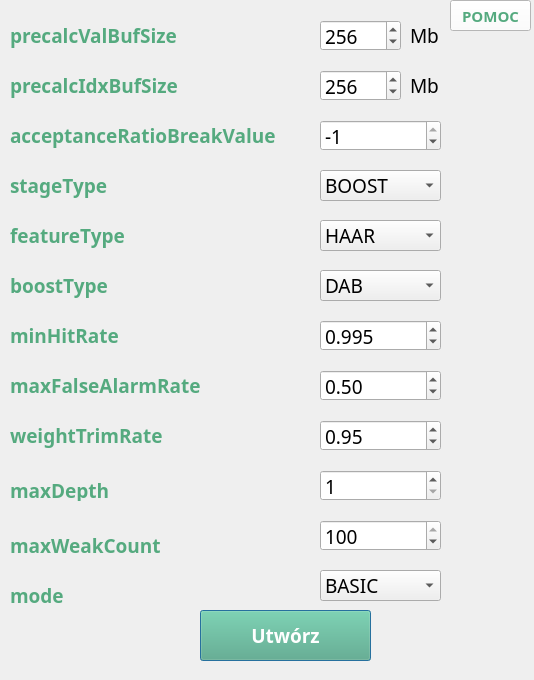
<?xml version="1.0" encoding="UTF-8"?>
<ui version="4.0">
 <class>Dialog</class>
 <widget class="QDialog" name="Dialog">
  <property name="geometry">
   <rect>
    <x>0</x>
    <y>0</y>
    <width>534</width>
    <height>680</height>
   </rect>
  </property>
  <property name="minimumSize">
   <size>
    <width>534</width>
    <height>680</height>
   </size>
  </property>
  <property name="maximumSize">
   <size>
    <width>534</width>
    <height>780</height>
   </size>
  </property>
  <property name="mouseTracking">
   <bool>false</bool>
  </property>
  <property name="windowTitle">
   <string>Dialog</string>
  </property>
  <property name="styleSheet">
   <string notr="true"/>
  </property>
  <widget class="QLabel" name="label_precalcValBufSize">
   <property name="geometry">
    <rect>
     <x>10</x>
     <y>20</y>
     <width>251</width>
     <height>31</height>
    </rect>
   </property>
   <property name="font">
    <font>
     <family>Century Gothic</family>
     <pointsize>14</pointsize>
     <weight>75</weight>
     <bold>true</bold>
    </font>
   </property>
   <property name="styleSheet">
    <string notr="true">color: rgb(85, 170, 127);</string>
   </property>
   <property name="text">
    <string>precalcValBufSize</string>
   </property>
  </widget>
  <widget class="QLabel" name="label_precalcIdxBufSize">
   <property name="geometry">
    <rect>
     <x>10</x>
     <y>70</y>
     <width>241</width>
     <height>31</height>
    </rect>
   </property>
   <property name="font">
    <font>
     <family>Century Gothic</family>
     <pointsize>14</pointsize>
     <weight>75</weight>
     <bold>true</bold>
    </font>
   </property>
   <property name="styleSheet">
    <string notr="true">color: rgb(85, 170, 127);</string>
   </property>
   <property name="text">
    <string>precalcIdxBufSize</string>
   </property>
  </widget>
  <widget class="QLabel" name="label_acceptanceRatioBreakValue">
   <property name="geometry">
    <rect>
     <x>10</x>
     <y>110</y>
     <width>321</width>
     <height>51</height>
    </rect>
   </property>
   <property name="font">
    <font>
     <family>Century Gothic</family>
     <pointsize>14</pointsize>
     <weight>75</weight>
     <bold>true</bold>
    </font>
   </property>
   <property name="styleSheet">
    <string notr="true">color: rgb(85, 170, 127);</string>
   </property>
   <property name="text">
    <string>acceptanceRatioBreakValue</string>
   </property>
  </widget>
  <widget class="QLabel" name="label_stageType">
   <property name="geometry">
    <rect>
     <x>10</x>
     <y>170</y>
     <width>201</width>
     <height>31</height>
    </rect>
   </property>
   <property name="font">
    <font>
     <family>Century Gothic</family>
     <pointsize>14</pointsize>
     <weight>75</weight>
     <bold>true</bold>
    </font>
   </property>
   <property name="styleSheet">
    <string notr="true">color: rgb(85, 170, 127);</string>
   </property>
   <property name="text">
    <string>stageType</string>
   </property>
  </widget>
  <widget class="QLabel" name="label_featureType">
   <property name="geometry">
    <rect>
     <x>10</x>
     <y>210</y>
     <width>231</width>
     <height>51</height>
    </rect>
   </property>
   <property name="font">
    <font>
     <family>Century Gothic</family>
     <pointsize>14</pointsize>
     <weight>75</weight>
     <bold>true</bold>
    </font>
   </property>
   <property name="styleSheet">
    <string notr="true">color: rgb(85, 170, 127);</string>
   </property>
   <property name="text">
    <string>featureType</string>
   </property>
  </widget>
  <widget class="QLabel" name="label_boostType">
   <property name="geometry">
    <rect>
     <x>10</x>
     <y>260</y>
     <width>161</width>
     <height>51</height>
    </rect>
   </property>
   <property name="font">
    <font>
     <family>Century Gothic</family>
     <pointsize>14</pointsize>
     <weight>75</weight>
     <bold>true</bold>
    </font>
   </property>
   <property name="styleSheet">
    <string notr="true">color: rgb(85, 170, 127);</string>
   </property>
   <property name="text">
    <string>boostType</string>
   </property>
  </widget>
  <widget class="QLabel" name="label_minHitRate">
   <property name="geometry">
    <rect>
     <x>10</x>
     <y>320</y>
     <width>231</width>
     <height>31</height>
    </rect>
   </property>
   <property name="font">
    <font>
     <family>Century Gothic</family>
     <pointsize>14</pointsize>
     <weight>75</weight>
     <bold>true</bold>
    </font>
   </property>
   <property name="styleSheet">
    <string notr="true">color: rgb(85, 170, 127);</string>
   </property>
   <property name="text">
    <string>minHitRate</string>
   </property>
  </widget>
  <widget class="QLabel" name="label_maxFalseAlarmRate">
   <property name="geometry">
    <rect>
     <x>10</x>
     <y>370</y>
     <width>321</width>
     <height>31</height>
    </rect>
   </property>
   <property name="font">
    <font>
     <family>Century Gothic</family>
     <pointsize>14</pointsize>
     <weight>75</weight>
     <bold>true</bold>
    </font>
   </property>
   <property name="styleSheet">
    <string notr="true">color: rgb(85, 170, 127);</string>
   </property>
   <property name="text">
    <string>maxFalseAlarmRate</string>
   </property>
  </widget>
  <widget class="QLabel" name="label_weightTrimRate">
   <property name="geometry">
    <rect>
     <x>10</x>
     <y>420</y>
     <width>231</width>
     <height>31</height>
    </rect>
   </property>
   <property name="font">
    <font>
     <family>Century Gothic</family>
     <pointsize>14</pointsize>
     <weight>75</weight>
     <bold>true</bold>
    </font>
   </property>
   <property name="styleSheet">
    <string notr="true">color: rgb(85, 170, 127);</string>
   </property>
   <property name="text">
    <string>weightTrimRate</string>
   </property>
  </widget>
  <widget class="QLabel" name="label_maxDepth">
   <property name="geometry">
    <rect>
     <x>10</x>
     <y>480</y>
     <width>221</width>
     <height>21</height>
    </rect>
   </property>
   <property name="font">
    <font>
     <family>Century Gothic</family>
     <pointsize>14</pointsize>
     <weight>75</weight>
     <bold>true</bold>
    </font>
   </property>
   <property name="styleSheet">
    <string notr="true">color: rgb(85, 170, 127);</string>
   </property>
   <property name="text">
    <string>maxDepth</string>
   </property>
  </widget>
  <widget class="QLabel" name="label_maxWeakCount">
   <property name="geometry">
    <rect>
     <x>10</x>
     <y>530</y>
     <width>221</width>
     <height>31</height>
    </rect>
   </property>
   <property name="font">
    <font>
     <family>Century Gothic</family>
     <pointsize>14</pointsize>
     <weight>75</weight>
     <bold>true</bold>
    </font>
   </property>
   <property name="styleSheet">
    <string notr="true">color: rgb(85, 170, 127);</string>
   </property>
   <property name="text">
    <string>maxWeakCount</string>
   </property>
  </widget>
  <widget class="QLabel" name="label_mode">
   <property name="geometry">
    <rect>
     <x>10</x>
     <y>580</y>
     <width>111</width>
     <height>31</height>
    </rect>
   </property>
   <property name="font">
    <font>
     <family>Century Gothic</family>
     <pointsize>14</pointsize>
     <weight>75</weight>
     <bold>true</bold>
    </font>
   </property>
   <property name="styleSheet">
    <string notr="true">color: rgb(85, 170, 127);</string>
   </property>
   <property name="text">
    <string>mode</string>
   </property>
  </widget>
  <widget class="QComboBox" name="comboBox_featureType">
   <property name="geometry">
    <rect>
     <x>320</x>
     <y>220</y>
     <width>121</width>
     <height>31</height>
    </rect>
   </property>
   <property name="font">
    <font>
     <family>Century Gothic</family>
     <pointsize>14</pointsize>
    </font>
   </property>
   <item>
    <property name="text">
     <string>HAAR</string>
    </property>
   </item>
   <item>
    <property name="text">
     <string>LBP</string>
    </property>
   </item>
  </widget>
  <widget class="QComboBox" name="comboBox_stageType">
   <property name="geometry">
    <rect>
     <x>320</x>
     <y>170</y>
     <width>121</width>
     <height>31</height>
    </rect>
   </property>
   <property name="font">
    <font>
     <family>Century Gothic</family>
     <pointsize>14</pointsize>
    </font>
   </property>
   <item>
    <property name="text">
     <string>BOOST</string>
    </property>
   </item>
  </widget>
  <widget class="QComboBox" name="comboBox_mode">
   <property name="geometry">
    <rect>
     <x>320</x>
     <y>570</y>
     <width>121</width>
     <height>31</height>
    </rect>
   </property>
   <property name="font">
    <font>
     <family>Century Gothic</family>
     <pointsize>14</pointsize>
    </font>
   </property>
   <item>
    <property name="text">
     <string>BASIC</string>
    </property>
   </item>
   <item>
    <property name="text">
     <string>CORE</string>
    </property>
   </item>
   <item>
    <property name="text">
     <string>ALL</string>
    </property>
   </item>
  </widget>
  <widget class="QComboBox" name="comboBox_boostType">
   <property name="geometry">
    <rect>
     <x>320</x>
     <y>270</y>
     <width>121</width>
     <height>31</height>
    </rect>
   </property>
   <property name="font">
    <font>
     <family>Century Gothic</family>
     <pointsize>14</pointsize>
    </font>
   </property>
   <item>
    <property name="text">
     <string>DAB</string>
    </property>
   </item>
   <item>
    <property name="text">
     <string>RAB</string>
    </property>
   </item>
   <item>
    <property name="text">
     <string>LB</string>
    </property>
   </item>
   <item>
    <property name="text">
     <string>GAB</string>
    </property>
   </item>
  </widget>
  <widget class="QPushButton" name="button_train_cascade">
   <property name="enabled">
    <bool>true</bool>
   </property>
   <property name="geometry">
    <rect>
     <x>200</x>
     <y>610</y>
     <width>171</width>
     <height>51</height>
    </rect>
   </property>
   <property name="font">
    <font>
     <family>Century Gothic</family>
     <pointsize>14</pointsize>
     <weight>75</weight>
     <bold>true</bold>
    </font>
   </property>
   <property name="styleSheet">
    <string notr="true">color: rgb(255, 255, 255);
background: rgb(85, 170, 127)
</string>
   </property>
   <property name="text">
    <string>Utwórz</string>
   </property>
  </widget>
  <widget class="QDoubleSpinBox" name="text_maxFalseAlarmRate">
   <property name="geometry">
    <rect>
     <x>320</x>
     <y>370</y>
     <width>121</width>
     <height>31</height>
    </rect>
   </property>
   <property name="font">
    <font>
     <family>Century Gothic</family>
     <pointsize>14</pointsize>
    </font>
   </property>
   <property name="maximum">
    <double>1.000000000000000</double>
   </property>
   <property name="singleStep">
    <double>0.050000000000000</double>
   </property>
   <property name="value">
    <double>0.500000000000000</double>
   </property>
  </widget>
  <widget class="QDoubleSpinBox" name="text_weightTrimRate">
   <property name="geometry">
    <rect>
     <x>320</x>
     <y>420</y>
     <width>121</width>
     <height>31</height>
    </rect>
   </property>
   <property name="font">
    <font>
     <family>Century Gothic</family>
     <pointsize>14</pointsize>
    </font>
   </property>
   <property name="maximum">
    <double>1.000000000000000</double>
   </property>
   <property name="singleStep">
    <double>0.050000000000000</double>
   </property>
   <property name="value">
    <double>0.950000000000000</double>
   </property>
  </widget>
  <widget class="QDoubleSpinBox" name="text_minHitRate">
   <property name="geometry">
    <rect>
     <x>320</x>
     <y>320</y>
     <width>121</width>
     <height>31</height>
    </rect>
   </property>
   <property name="font">
    <font>
     <family>Century Gothic</family>
     <pointsize>14</pointsize>
    </font>
   </property>
   <property name="decimals">
    <number>3</number>
   </property>
   <property name="maximum">
    <double>1.000000000000000</double>
   </property>
   <property name="singleStep">
    <double>0.005000000000000</double>
   </property>
   <property name="value">
    <double>0.995000000000000</double>
   </property>
  </widget>
  <widget class="QSpinBox" name="text_precalcValBufSize">
   <property name="geometry">
    <rect>
     <x>320</x>
     <y>20</y>
     <width>81</width>
     <height>31</height>
    </rect>
   </property>
   <property name="font">
    <font>
     <family>Century Gothic</family>
     <pointsize>14</pointsize>
    </font>
   </property>
   <property name="minimum">
    <number>1</number>
   </property>
   <property name="maximum">
    <number>100000000</number>
   </property>
   <property name="singleStep">
    <number>1</number>
   </property>
   <property name="value">
    <number>256</number>
   </property>
  </widget>
  <widget class="QSpinBox" name="text_precalcIdxBufSize">
   <property name="geometry">
    <rect>
     <x>320</x>
     <y>70</y>
     <width>81</width>
     <height>31</height>
    </rect>
   </property>
   <property name="font">
    <font>
     <family>Century Gothic</family>
     <pointsize>14</pointsize>
    </font>
   </property>
   <property name="minimum">
    <number>1</number>
   </property>
   <property name="maximum">
    <number>100000000</number>
   </property>
   <property name="value">
    <number>256</number>
   </property>
  </widget>
  <widget class="QSpinBox" name="text_acceptanceRatioBreakValue">
   <property name="geometry">
    <rect>
     <x>320</x>
     <y>120</y>
     <width>121</width>
     <height>31</height>
    </rect>
   </property>
   <property name="font">
    <font>
     <family>Century Gothic</family>
     <pointsize>14</pointsize>
    </font>
   </property>
   <property name="minimum">
    <number>-10</number>
   </property>
   <property name="maximum">
    <number>-1</number>
   </property>
   <property name="value">
    <number>-1</number>
   </property>
  </widget>
  <widget class="QSpinBox" name="text_maxDepth">
   <property name="geometry">
    <rect>
     <x>320</x>
     <y>470</y>
     <width>121</width>
     <height>31</height>
    </rect>
   </property>
   <property name="font">
    <font>
     <family>Century Gothic</family>
     <pointsize>14</pointsize>
    </font>
   </property>
   <property name="minimum">
    <number>1</number>
   </property>
   <property name="value">
    <number>1</number>
   </property>
  </widget>
  <widget class="QSpinBox" name="text_maxWeakCount">
   <property name="geometry">
    <rect>
     <x>320</x>
     <y>520</y>
     <width>121</width>
     <height>31</height>
    </rect>
   </property>
   <property name="font">
    <font>
     <family>Century Gothic</family>
     <pointsize>14</pointsize>
    </font>
   </property>
   <property name="maximum">
    <number>100</number>
   </property>
   <property name="value">
    <number>100</number>
   </property>
  </widget>
  <widget class="QLabel" name="label_precalcValBufSize_4">
   <property name="geometry">
    <rect>
     <x>410</x>
     <y>20</y>
     <width>31</width>
     <height>31</height>
    </rect>
   </property>
   <property name="font">
    <font>
     <family>Century Gothic</family>
     <pointsize>14</pointsize>
    </font>
   </property>
   <property name="text">
    <string>&lt;html&gt;&lt;head/&gt;&lt;body&gt;&lt;p&gt;Mb&lt;/p&gt;&lt;/body&gt;&lt;/html&gt;</string>
   </property>
  </widget>
  <widget class="QLabel" name="label_precalcValBufSize_5">
   <property name="geometry">
    <rect>
     <x>410</x>
     <y>70</y>
     <width>31</width>
     <height>31</height>
    </rect>
   </property>
   <property name="font">
    <font>
     <family>Century Gothic</family>
     <pointsize>14</pointsize>
    </font>
   </property>
   <property name="text">
    <string>&lt;html&gt;&lt;head/&gt;&lt;body&gt;&lt;p&gt;Mb&lt;/p&gt;&lt;/body&gt;&lt;/html&gt;</string>
   </property>
  </widget>
  <widget class="QPushButton" name="button_help">
   <property name="geometry">
    <rect>
     <x>450</x>
     <y>0</y>
     <width>81</width>
     <height>31</height>
    </rect>
   </property>
   <property name="font">
    <font>
     <family>Century Gothic</family>
     <pointsize>11</pointsize>
     <weight>75</weight>
     <bold>true</bold>
    </font>
   </property>
   <property name="styleSheet">
    <string notr="true">color: rgb(85, 170, 127);
background: rgb(255, 255, 255)
</string>
   </property>
   <property name="text">
    <string>POMOC</string>
   </property>
  </widget>
 </widget>
 <resources/>
 <connections/>
</ui>
